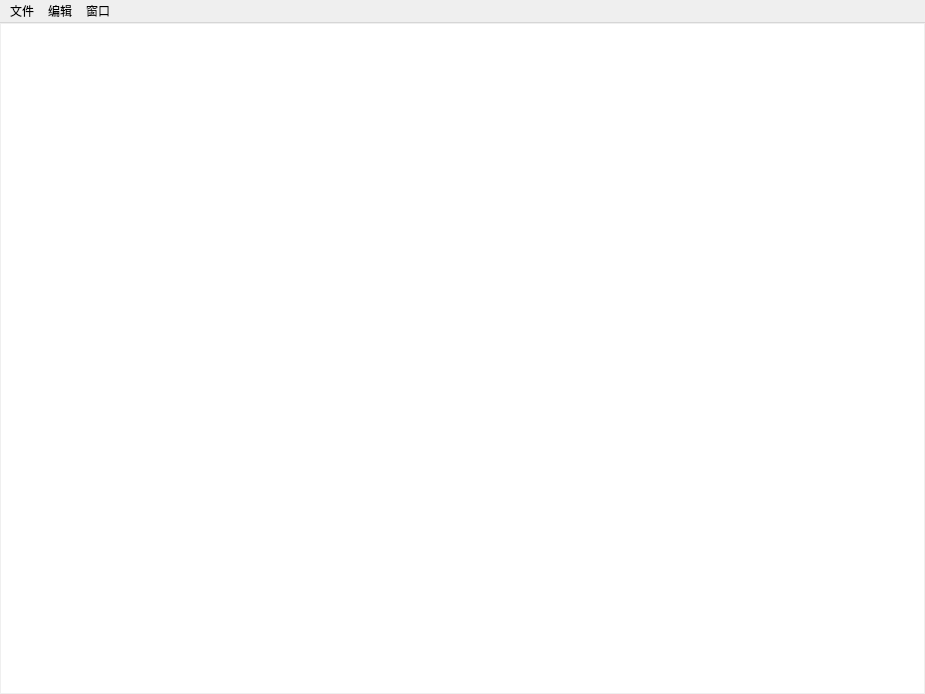
<?xml version="1.0" encoding="UTF-8"?>
<ui version="4.0">
 <class>CodeWindow</class>
 <widget class="QMainWindow" name="CodeWindow">
  <property name="geometry">
   <rect>
    <x>0</x>
    <y>0</y>
    <width>925</width>
    <height>694</height>
   </rect>
  </property>
  <property name="windowTitle">
   <string>MainWindow</string>
  </property>
  <property name="styleSheet">
   <string notr="true">border：1px solid gray;</string>
  </property>
  <widget class="QWidget" name="centralwidget">
   <layout class="QGridLayout" name="gridLayout">
    <property name="leftMargin">
     <number>1</number>
    </property>
    <property name="topMargin">
     <number>1</number>
    </property>
    <property name="rightMargin">
     <number>1</number>
    </property>
    <property name="bottomMargin">
     <number>1</number>
    </property>
    <property name="spacing">
     <number>0</number>
    </property>
    <item row="0" column="0">
     <widget class="AlgoCodeEdit" name="plainTextEdit">
      <property name="frameShape">
       <enum>QFrame::NoFrame</enum>
      </property>
      <property name="frameShadow">
       <enum>QFrame::Plain</enum>
      </property>
      <property name="lineWidth">
       <number>1</number>
      </property>
     </widget>
    </item>
   </layout>
  </widget>
  <widget class="QMenuBar" name="menubar">
   <property name="geometry">
    <rect>
     <x>0</x>
     <y>0</y>
     <width>925</width>
     <height>21</height>
    </rect>
   </property>
   <widget class="QMenu" name="menu">
    <property name="title">
     <string>文件</string>
    </property>
    <addaction name="actionSave"/>
    <addaction name="actionSaveAs"/>
   </widget>
   <widget class="QMenu" name="menu_2">
    <property name="title">
     <string>编辑</string>
    </property>
    <addaction name="actionUndo"/>
    <addaction name="actionRedo"/>
   </widget>
   <widget class="QMenu" name="menu_3">
    <property name="title">
     <string>窗口</string>
    </property>
    <addaction name="actionFull"/>
   </widget>
   <addaction name="menu"/>
   <addaction name="menu_2"/>
   <addaction name="menu_3"/>
  </widget>
  <action name="actionUndo">
   <property name="icon">
    <iconset resource="../Res/res.qrc">
     <normaloff>:/img/undo.png</normaloff>:/img/undo.png</iconset>
   </property>
   <property name="text">
    <string>撤销</string>
   </property>
  </action>
  <action name="actionRedo">
   <property name="icon">
    <iconset resource="../Res/res.qrc">
     <normaloff>:/img/redo.png</normaloff>:/img/redo.png</iconset>
   </property>
   <property name="text">
    <string>恢复</string>
   </property>
  </action>
  <action name="actionSave">
   <property name="icon">
    <iconset resource="../Res/res.qrc">
     <normaloff>:/img/save-all.png</normaloff>:/img/save-all.png</iconset>
   </property>
   <property name="text">
    <string>保存</string>
   </property>
  </action>
  <action name="actionSaveAs">
   <property name="icon">
    <iconset resource="../Res/res.qrc">
     <normaloff>:/img/saveas.png</normaloff>:/img/saveas.png</iconset>
   </property>
   <property name="text">
    <string>另存为</string>
   </property>
  </action>
  <action name="actionFull">
   <property name="icon">
    <iconset resource="../Res/res.qrc">
     <normaloff>:/img/full-screen.png</normaloff>:/img/full-screen.png</iconset>
   </property>
   <property name="text">
    <string>全屏</string>
   </property>
  </action>
 </widget>
 <customwidgets>
  <customwidget>
   <class>AlgoCodeEdit</class>
   <extends>QPlainTextEdit</extends>
   <header>algocodeedit.h</header>
  </customwidget>
 </customwidgets>
 <resources>
  <include location="../Res/res.qrc"/>
 </resources>
 <connections/>
</ui>
